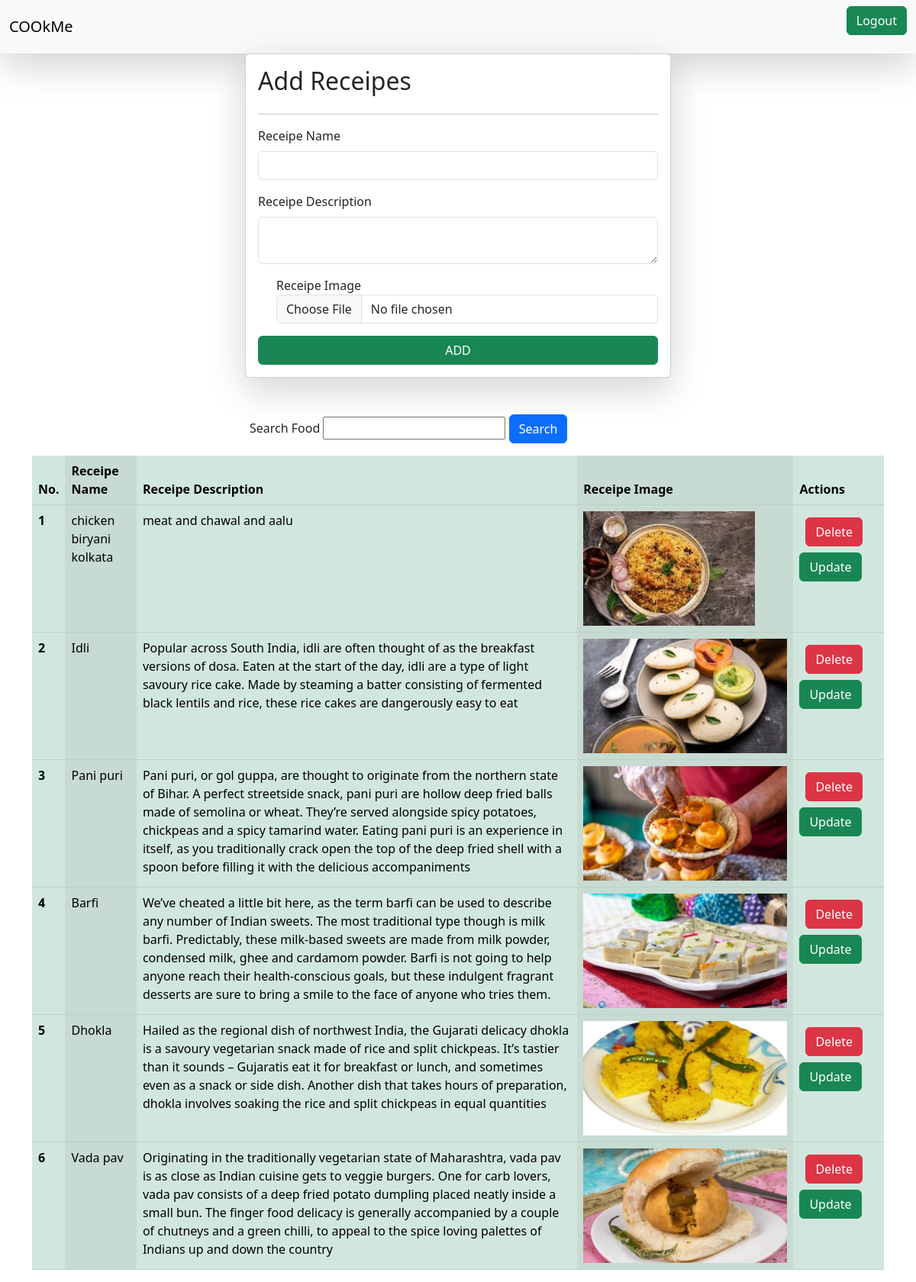
The app's page / (signed in) with its own data.
### vege/models.py (models this page shows)
class Receipe(models.Model):
    user = models.ForeignKey(User , on_delete = models.SET_NULL , null=True , blank=True)
    receipe_name = models.CharField(max_length=100)
    receipe_description = models.TextField()
    receipe_image = models.ImageField(upload_to="receipe")

### vege/views.py (the view, shortened to what this page needs)
# urls.py: path('', receipes , name='receipes' ),
@login_required(login_url="/login/")
def receipes(request):
    queryset = Receipe.objects.all()
    if request.GET.get('search'):
        queryset = queryset.filter(receipe_name__icontains = request.GET.get('search'))
    context = {'receipes' : queryset}
    return render(request,'receipes.html',context)

### vege/templates/receipes.html (shortened to what this page needs)
{% extends "base.html" %}
{% block start %}
  <nav class="navbar bg-body-tertiary shadow-lg">
    <div class="container-fluid">
      <a class="navbar-brand">COOkMe</a>
        {% if request.user.is_authenticated %}
          <p><a href="/logout/" class="btn btn-success">Logout</a></p>
        {% else %}
          <p><a href="/login/" class="btn btn-success">login</a></p>
        {% endif %}
    </div>
  </nav>
    <div class="container">
        <form class="col-6 mx-auto card p-3 shadow-lg" method="post" enctype="multipart/form-data">
            <h2>Add Receipes</h2>
            <hr>
            <div class="mb-3">
              <label for="exampleInputEmail1" class="form-label">Receipe Name</label>
              <input name="receipe_name" type="text" class="form-control" required>
            </div>
            <div class="mb-3">
              <label for="exampleInputPassword1" class="form-label">Receipe Description</label>
              <textarea name="receipe_description" class="form-control" required></textarea>
            </div>
            <div class="mb-3 form-check">
              <label class="form-check-label" for="exampleCheck1">Receipe Image</label>
              <input name="receipe_image" type="file" class="form-control">
            </div>
            <button type="submit" class="btn btn-success">ADD</button>
        </form>
        <div class="container mt-5">
          <div class="mx-auto col-6">
            <form>
            <div class="mb-3">
              <label for="" class="form-label">Search Food</label>
              <input type="text" name="search" id="" value="">
              <button type="submit" class="btn btn-primary">Search</button>
            </div>
          </form>
          </div>
        </div>
        <table class="table table-success table-striped-columns">
          <thead>
            <tr>
              <th scope="col">No.</th>
              <th scope="col">Receipe Name</th>
              <th scope="col">Receipe Description</th>
              <th scope="col">Receipe Image</th>
              <th scope="col">Actions</th>
            </tr>
          </thead>
          <tbody>
            {% for receipe in receipes %}
            <tr>
              <th scope="row">{{ forloop.counter }}</th>
              <td>{{ receipe.receipe_name }}</td>
              <td>{{receipe.receipe_description }}</td>
              {% if receipe.receipe_image %}
                <td>
                  <img src="/media/{{receipe.receipe_image}}" style="height: 150px;">
                </td>
              {% else %}
              <td>
                  <img src="/media/receipe/random.jpg" style="height: 150px;">
              </td>
              {% endif %}
              <td>
                <a href="/delete-receipe/{{receipe.id}}" class="btn btn-danger m-2">Delete</a>
                <a href="/update-receipe/{{receipe.id}}" class="btn btn-success">Update</a>
              </td>
            </tr>
            {% endfor %}
          </tbody>
        </table>
    </div>
{% endblock %}

### vege/templates/base.html (shortened to what this page needs)
<!doctype html>
<html lang="en">
  <head>
    <link href="https://cdn.jsdelivr.net/npm/bootstrap@5.3.0/dist/css/bootstrap.min.css" rel="stylesheet">
  </head>
  <body>
    {% block start %}
    {% endblock %}
  </body>
</html>

### records on screen
Receipe: receipe_name "chicken biryani kolkata", receipe_description "meat and chawal and aalu", receipe_image (picture)
Receipe: receipe_name "Idli", receipe_description "Popular across South India, idli are often thought of as the breakfast versions of dosa. Eaten at the start of the day, idli are a type of light savoury rice cake. Made by steaming a batter consisting of fermented black lentils and rice, these rice cakes are dangerously easy to eat", receipe_image (picture)
Receipe: receipe_name "Pani puri", receipe_description "Pani puri, or gol guppa, are thought to originate from the northern state of Bihar. A perfect streetside snack, pani puri are hollow deep fried balls made of semolina or wheat. They’re served alongside spicy potatoes, chickpeas and a spicy tamarind water. Eating pani puri is an experience in itself, as you traditionally crack open the top of the deep fried shell with a spoon before filling it with the delicious accompaniments", receipe_image (picture)
Receipe: receipe_name "Barfi", receipe_description "We’ve cheated a little bit here, as the term barfi can be used to describe any number of Indian sweets. The most traditional type though is milk barfi. Predictably, these milk-based sweets are made from milk powder, condensed milk, ghee and cardamom powder. Barfi is not going to help anyone reach their health-conscious goals, but these indulgent fragrant desserts are sure to bring a smile to the face of anyone who tries them.", receipe_image (picture)
Receipe: receipe_name "Dhokla", receipe_description "Hailed as the regional dish of northwest India, the Gujarati delicacy dhokla is a savoury vegetarian snack made of rice and split chickpeas. It’s tastier than it sounds – Gujaratis eat it for breakfast or lunch, and sometimes even as a snack or side dish. Another dish that takes hours of preparation, dhokla involves soaking the rice and split chickpeas in equal quantities", receipe_image (picture)
Receipe: receipe_name "Vada pav", receipe_description "Originating in the traditionally vegetarian state of Maharashtra, vada pav is as close as Indian cuisine gets to veggie burgers. One for carb lovers, vada pav consists of a deep fried potato dumpling placed neatly inside a small bun. The finger food delicacy is generally accompanied by a couple of chutneys and a green chilli, to appeal to the spice loving palettes of Indians up and down the country", receipe_image (picture)
